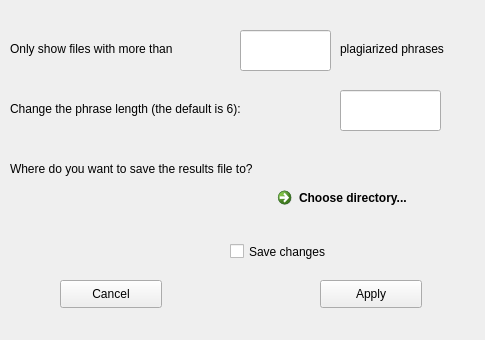
<?xml version="1.0" encoding="UTF-8"?>
<ui version="4.0">
 <class>Settings</class>
 <widget class="QWidget" name="Settings">
  <property name="geometry">
   <rect>
    <x>0</x>
    <y>0</y>
    <width>485</width>
    <height>340</height>
   </rect>
  </property>
  <property name="windowTitle">
   <string>Form</string>
  </property>
  <widget class="QLabel" name="label">
   <property name="geometry">
    <rect>
     <x>10</x>
     <y>100</y>
     <width>351</width>
     <height>18</height>
    </rect>
   </property>
   <property name="text">
    <string>Change the phrase length (the default is 6): </string>
   </property>
  </widget>
  <widget class="QLabel" name="label_2">
   <property name="geometry">
    <rect>
     <x>10</x>
     <y>40</y>
     <width>231</width>
     <height>18</height>
    </rect>
   </property>
   <property name="text">
    <string>Only show files with more than </string>
   </property>
  </widget>
  <widget class="QPushButton" name="pushButton">
   <property name="geometry">
    <rect>
     <x>320</x>
     <y>280</y>
     <width>102</width>
     <height>28</height>
    </rect>
   </property>
   <property name="text">
    <string>Apply</string>
   </property>
  </widget>
  <widget class="QCheckBox" name="save_check_box">
   <property name="geometry">
    <rect>
     <x>230</x>
     <y>240</y>
     <width>131</width>
     <height>23</height>
    </rect>
   </property>
   <property name="text">
    <string>Save changes</string>
   </property>
  </widget>
  <widget class="QPushButton" name="pushButton_2">
   <property name="geometry">
    <rect>
     <x>60</x>
     <y>280</y>
     <width>102</width>
     <height>28</height>
    </rect>
   </property>
   <property name="text">
    <string>Cancel</string>
   </property>
  </widget>
  <widget class="QLabel" name="label_3">
   <property name="geometry">
    <rect>
     <x>340</x>
     <y>40</y>
     <width>151</width>
     <height>18</height>
    </rect>
   </property>
   <property name="text">
    <string>plagiarized phrases</string>
   </property>
  </widget>
  <widget class="QLineEdit" name="user_seq_len">
   <property name="geometry">
    <rect>
     <x>340</x>
     <y>90</y>
     <width>101</width>
     <height>41</height>
    </rect>
   </property>
  </widget>
  <widget class="QLineEdit" name="min_seqs">
   <property name="geometry">
    <rect>
     <x>240</x>
     <y>30</y>
     <width>91</width>
     <height>41</height>
    </rect>
   </property>
  </widget>
  <widget class="QLabel" name="label_4">
   <property name="geometry">
    <rect>
     <x>10</x>
     <y>160</y>
     <width>341</width>
     <height>18</height>
    </rect>
   </property>
   <property name="text">
    <string>Where do you want to save the results file to?</string>
   </property>
  </widget>
  <widget class="QCommandLinkButton" name="choose_directory">
   <property name="geometry">
    <rect>
     <x>270</x>
     <y>180</y>
     <width>195</width>
     <height>41</height>
    </rect>
   </property>
   <property name="text">
    <string>Choose directory...</string>
   </property>
  </widget>
 </widget>
 <resources/>
 <connections/>
</ui>
